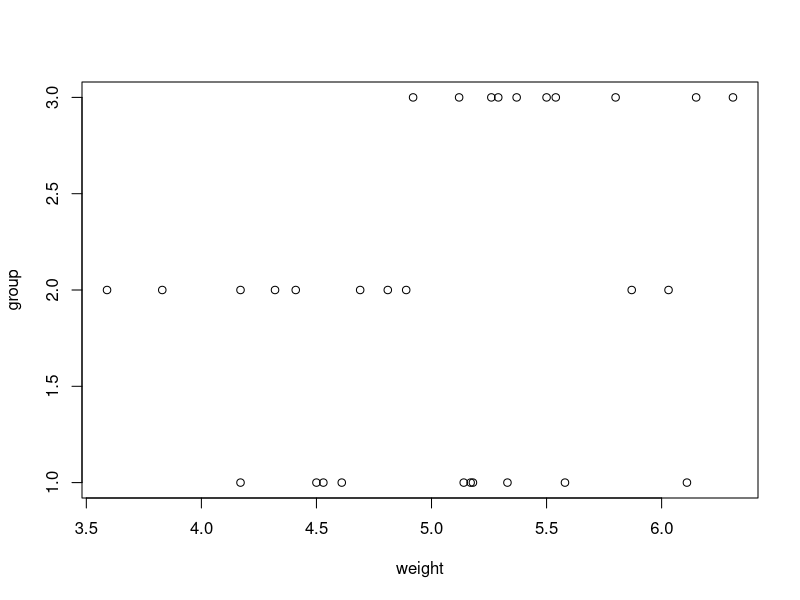

Recreate this plot in R.
## ---- chunk 1
knitr::opts_chunk$set(echo = TRUE)
## ---- chunk 2
x<- data("PlantGrowth")
head(PlantGrowth,5)
plot(PlantGrowth)
